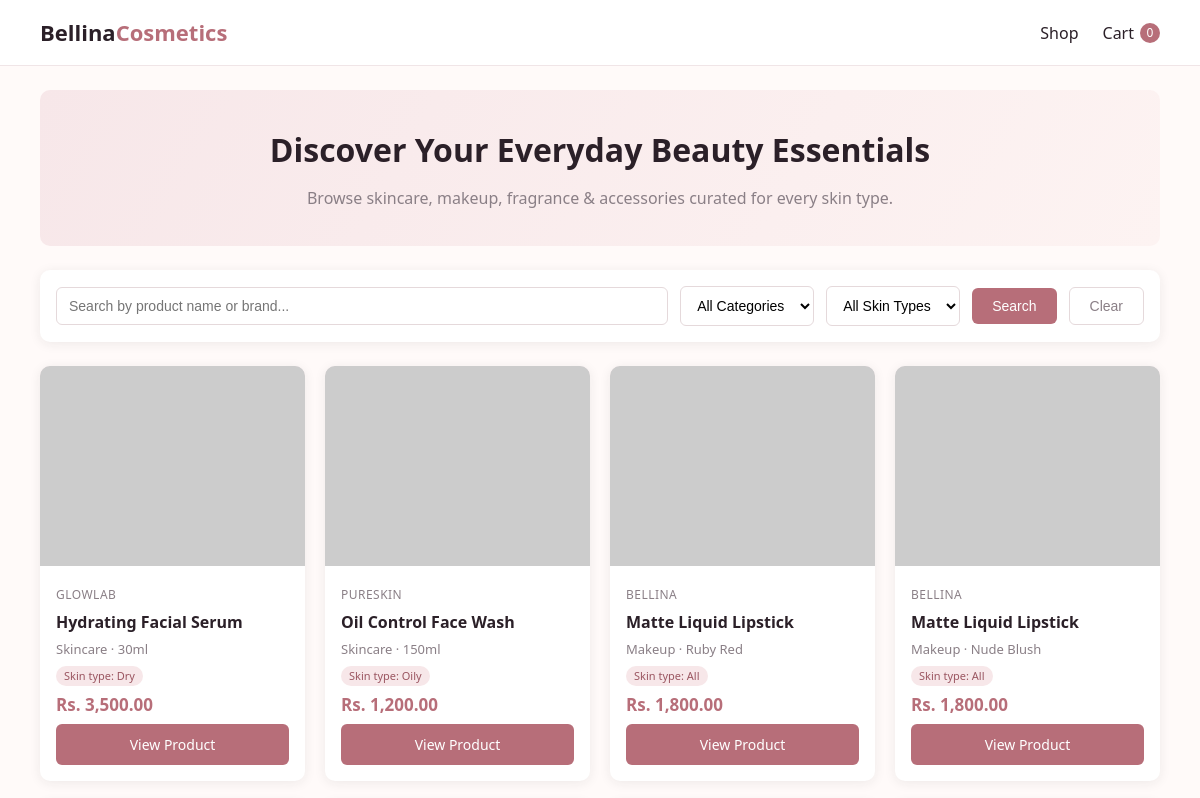
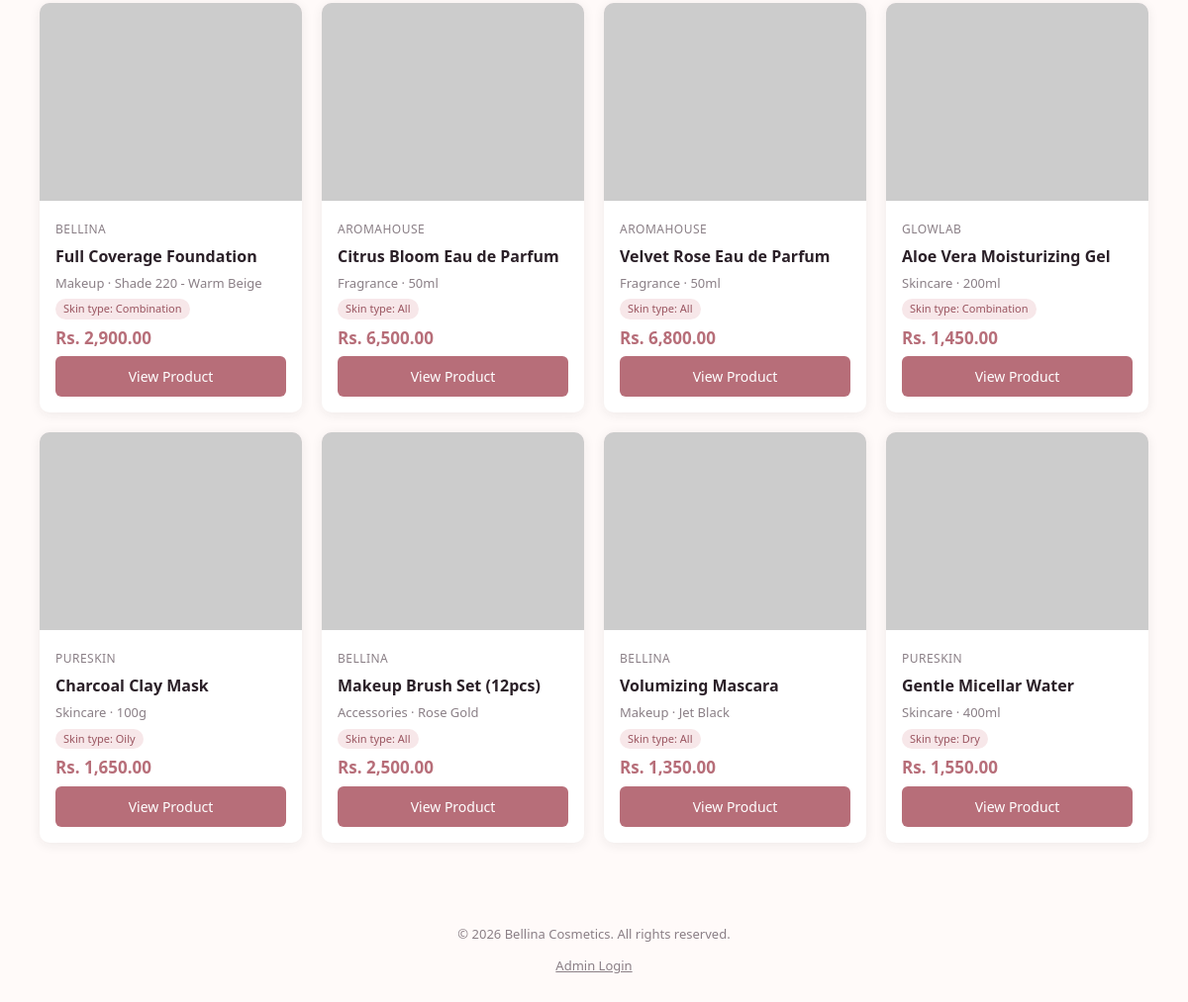
The page / on the database its author committed (2 pictures, top to bottom).
### tables this page shows
CREATE TABLE IF NOT EXISTS products (
    id INT AUTO_INCREMENT PRIMARY KEY,
    name VARCHAR(150) NOT NULL,
    brand VARCHAR(100) NOT NULL,
    category ENUM('Skincare', 'Makeup', 'Fragrance', 'Accessories') NOT NULL,
    skin_type ENUM('Oily', 'Dry', 'Combination', 'All') NOT NULL DEFAULT 'All',
    shade_variant VARCHAR(100) DEFAULT NULL,
    price DECIMAL(10,2) NOT NULL,
    stock_quantity INT NOT NULL DEFAULT 0,
    image_url VARCHAR(255) DEFAULT 'assets/images/placeholder.png',
    description TEXT,
    created_at TIMESTAMP DEFAULT CURRENT_TIMESTAMP,
    updated_at TIMESTAMP DEFAULT CURRENT_TIMESTAMP ON UPDATE CURRENT_TIMESTAMP
);

### includes/functions.php (called while the page is built, shortened)
<?php
function h($str) {
    return htmlspecialchars($str ?? '', ENT_QUOTES, 'UTF-8');
}
function formatPrice($price) {
    return 'Rs. ' . number_format((float)$price, 2);
}
function getProducts($filters = []) {
    $pdo = getDBConnection();
    $sql = "SELECT * FROM products WHERE 1=1";
    $params = [];
    $sql .= " ORDER BY created_at DESC";
    $stmt = $pdo->prepare($sql);
    $stmt->execute($params);
    return $stmt->fetchAll();
}
function getCart() {
    return $_SESSION['cart'];
}
function getCartCount() {
    $cart = getCart();
    return array_sum($cart);
}

### index.php (the view, shortened to what this page needs)
<?php
$assetBase = '';
require_once __DIR__ . '/includes/functions.php';
$products = getProducts();
require_once __DIR__ . '/includes/header.php';
?>
<div class="page-banner">
    <h1>Discover Your Everyday Beauty Essentials</h1>
    <p>Browse skincare, makeup, fragrance & accessories curated for every skin type.</p>
</div>
<form id="filterForm" class="filter-bar">
    <input type="text" id="searchInput" placeholder="Search by product name or brand...">
    <select id="categorySelect">
        <option value="">All Categories</option>
    </select>
    <select id="skinTypeSelect">
        <option value="">All Skin Types</option>
    </select>
    <button type="submit">Search</button>
    <button type="button" id="clearFiltersBtn" class="btn-clear">Clear</button>
</form>
<div class="product-grid" id="productGrid">
    <?php if (empty($products)): ?>
        <p class="empty-state">No products available right now. Please check back soon.</p>
    <?php else: ?>
        <?php foreach ($products as $p): ?>
            <div class="product-card">
                <a href="product.php?id=<?php echo (int)$p['id']; ?>">
                    <img src="<?php echo h($p['image_url']); ?>" alt="<?php echo h($p['name']); ?>">
                </a>
                <div class="product-info">
                    <span class="product-brand"><?php echo h($p['brand']); ?></span>
                    <a href="product.php?id=<?php echo (int)$p['id']; ?>">
                        <span class="product-name"><?php echo h($p['name']); ?></span>
                    </a>
                    <span class="product-meta">
                        <?php echo h($p['category']); ?><?php echo $p['shade_variant'] ? ' · ' . h($p['shade_variant']) : ''; ?>
                    </span>
                    <span class="badge <?php echo $p['stock_quantity'] <= 0 ? 'out' : ''; ?>">
                        <?php echo $p['stock_quantity'] <= 0 ? 'Out of stock' : 'Skin type: ' . h($p['skin_type']); ?>
                    </span>
                    <span class="product-price"><?php echo formatPrice($p['price']); ?></span>
                    <a class="btn btn-block" href="product.php?id=<?php echo (int)$p['id']; ?>">View Product</a>
                </div>
            </div>
        <?php endforeach; ?>
    <?php endif; ?>
</div>
<?php require_once __DIR__ . '/includes/footer.php'; ?>

### includes/header.php (shortened to what this page needs)
<?php require_once __DIR__ . '/functions.php'; ?>
<!DOCTYPE html>
<html lang="en">
<head>
    <link rel="stylesheet" href="<?php echo isset($assetBase) ? $assetBase : ''; ?>assets/css/style.css">
</head>
<body>
<header class="site-header">
    <div class="container header-inner">
        <a href="<?php echo isset($assetBase) ? $assetBase : ''; ?>index.php" class="logo">Bellina<span>Cosmetics</span></a>
        <nav class="main-nav">
            <a href="<?php echo isset($assetBase) ? $assetBase : ''; ?>index.php">Shop</a>
            <a href="<?php echo isset($assetBase) ? $assetBase : ''; ?>cart.php" class="cart-link">
                Cart
                <span class="cart-badge" id="cartBadge"><?php echo getCartCount(); ?></span>
            </a>
        </nav>
    </div>
</header>
<main class="container">

### includes/footer.php
</main>
<footer class="site-footer">
    <div class="container">
        <p>&copy; <?php echo date('Y'); ?> Bellina Cosmetics. All rights reserved.</p>
        <p class="footer-admin"><a href="<?php echo isset($assetBase) ? $assetBase : ''; ?>admin/login.php">Admin Login</a></p>
    </div>
</footer>
</body>
</html>

### assets/css/style.css (style rules this page uses)
:root { --color-primary: #b76e79; --color-primary-dark: #9a5560; --color-accent: #f7e7e9; --color-dark: #2b2028; --color-text: #4a4048; --color-muted: #8a7f86; --color-bg: #fffaf9; --color-white: #ffffff; --color-success: #4c8c5a; --color-danger: #c0392b; --color-warning: #d69e2e; --radius: 10px; --shadow: 0 2px 12px rgba(43, 32, 40, 0.08); --font: 'Segoe UI', Tahoma, Geneva, Verdana, sans-serif; }
* { box-sizing: border-box; }
body { margin: 0; font-family: var(--font); background: var(--color-bg); color: var(--color-text); line-height: 1.5; }
.container { max-width: 1160px; margin: 0 auto; padding: 0 20px; }
a { color: var(--color-primary); text-decoration: none; }
h1, h2, h3 { color: var(--color-dark); font-weight: 600; margin: 0 0 12px; }
.site-header { background: var(--color-white); border-bottom: 1px solid #f0e5e7; position: sticky; top: 0; z-index: 50; }
.header-inner { display: flex; align-items: center; justify-content: space-between; padding: 16px 20px; }
.logo { font-size: 22px; font-weight: 700; color: var(--color-dark); }
.logo span { color: var(--color-primary); }
.main-nav { display: flex; align-items: center; gap: 24px; }
.main-nav a { color: var(--color-dark); font-weight: 500; }
.cart-link { position: relative; display: inline-flex; align-items: center; gap: 6px; }
.cart-badge { background: var(--color-primary); color: #fff; border-radius: 50%; font-size: 12px; min-width: 20px; height: 20px; display: inline-flex; align-items: center; justify-content: center; padding: 0 4px; }
.page-banner { background: linear-gradient(120deg, var(--color-accent), #fdf3f2); border-radius: var(--radius); padding: 36px 30px; margin: 24px 0; text-align: center; }
.page-banner p { color: var(--color-muted); margin: 0; }
.filter-bar { display: flex; flex-wrap: wrap; gap: 12px; align-items: center; background: var(--color-white); padding: 16px; border-radius: var(--radius); box-shadow: var(--shadow); margin-bottom: 24px; }
.filter-bar input[type="text"], .filter-bar select { padding: 10px 12px; border: 1px solid #e5d9db; border-radius: 6px; font-size: 14px; background: var(--color-white); }
.filter-bar input[type="text"] { flex: 1; min-width: 180px; }
.filter-bar button { background: var(--color-primary); color: #fff; border: none; padding: 10px 20px; border-radius: 6px; cursor: pointer; font-size: 14px; }
.filter-bar .btn-clear { background: transparent; color: var(--color-muted); border: 1px solid #e5d9db; }
.product-grid { display: grid; grid-template-columns: repeat(auto-fill, minmax(230px, 1fr)); gap: 20px; margin-bottom: 40px; }
.product-card { background: var(--color-white); border-radius: var(--radius); box-shadow: var(--shadow); overflow: hidden; display: flex; flex-direction: column; transition: transform .15s ease; }
.product-card img { width: 100%; height: 200px; object-fit: cover; background: var(--color-accent); }
.product-info { padding: 14px 16px 16px; display: flex; flex-direction: column; gap: 6px; flex: 1; }
.product-brand { font-size: 12px; text-transform: uppercase; color: var(--color-muted); letter-spacing: .04em; }
.product-name { font-size: 16px; font-weight: 600; color: var(--color-dark); }
.product-meta { font-size: 13px; color: var(--color-muted); }
.product-price { font-size: 17px; font-weight: 700; color: var(--color-primary); margin-top: auto; }
.badge { display: inline-block; font-size: 11px; padding: 2px 8px; border-radius: 12px; background: var(--color-accent); color: var(--color-primary-dark); width: fit-content; }
.btn { display: inline-block; background: var(--color-primary); color: #fff; border: none; padding: 10px 16px; border-radius: 6px; cursor: pointer; font-size: 14px; text-align: center; text-decoration: none; }
.btn-block { width: 100%; }
.site-footer { text-align: center; padding: 30px 20px; color: var(--color-muted); font-size: 13px; margin-top: 40px; }
.footer-admin a { color: var(--color-muted); text-decoration: underline; }

### rows shown on the page
products: brand "GLOWLAB", name "Hydrating Facial Serum", category "Skincare", shade_variant "30ml", skin_type "Dry", price "Rs. 3,500.00"
products: brand "PURESKIN", name "Oil Control Face Wash", category "Skincare", shade_variant "150ml", skin_type "Oily", price "Rs. 1,200.00"
products: brand "BELLINA", name "Matte Liquid Lipstick", category "Makeup", shade_variant "Ruby Red", skin_type "All", price "Rs. 1,800.00"
products: brand "BELLINA", name "Matte Liquid Lipstick", category "Makeup", shade_variant "Nude Blush", skin_type "All", price "Rs. 1,800.00"
products: brand "BELLINA", name "Full Coverage Foundation", category "Makeup", shade_variant "Shade 220 - Warm Beige", skin_type "Combination", price "Rs. 2,900.00"
products: brand "AROMAHOUSE", name "Citrus Bloom Eau de Parfum", category "Fragrance", shade_variant "50ml", skin_type "All", price "Rs. 6,500.00"
products: brand "AROMAHOUSE", name "Velvet Rose Eau de Parfum", category "Fragrance", shade_variant "50ml", skin_type "All", price "Rs. 6,800.00"
products: brand "GLOWLAB", name "Aloe Vera Moisturizing Gel", category "Skincare", shade_variant "200ml", skin_type "Combination", price "Rs. 1,450.00"
products: brand "PURESKIN", name "Charcoal Clay Mask", category "Skincare", shade_variant "100g", skin_type "Oily", price "Rs. 1,650.00"
products: brand "BELLINA", name "Makeup Brush Set (12pcs)", category "Accessories", shade_variant "Rose Gold", skin_type "All", price "Rs. 2,500.00"
products: brand "BELLINA", name "Volumizing Mascara", category "Makeup", shade_variant "Jet Black", skin_type "All", price "Rs. 1,350.00"
products: brand "PURESKIN", name "Gentle Micellar Water", category "Skincare", shade_variant "400ml", skin_type "Dry", price "Rs. 1,550.00"

### other values the page prints
getCartCount() "0"
